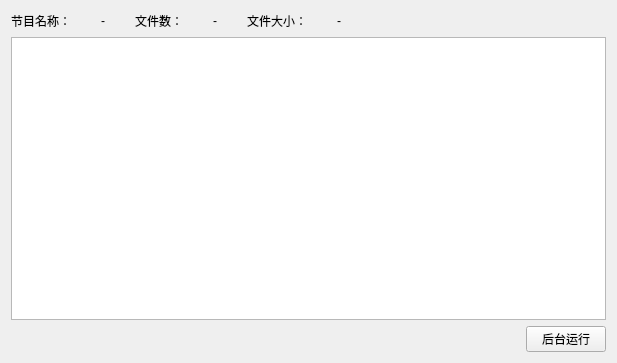
<?xml version="1.0" encoding="UTF-8"?>
<ui version="4.0">
 <class>TransferTableWidget</class>
 <widget class="QWidget" name="TransferTableWidget">
  <property name="geometry">
   <rect>
    <x>0</x>
    <y>0</y>
    <width>617</width>
    <height>363</height>
   </rect>
  </property>
  <property name="windowTitle">
   <string>Form</string>
  </property>
  <layout class="QGridLayout" name="gridLayout">
   <item row="0" column="0">
    <layout class="QHBoxLayout" name="horizontalLayout_5">
     <property name="spacing">
      <number>30</number>
     </property>
     <item>
      <layout class="QHBoxLayout" name="horizontalLayout_4">
       <item>
        <widget class="QLabel" name="label">
         <property name="text">
          <string>节目名称：</string>
         </property>
        </widget>
       </item>
       <item>
        <widget class="QLabel" name="labelName">
         <property name="text">
          <string>-</string>
         </property>
        </widget>
       </item>
      </layout>
     </item>
     <item>
      <layout class="QHBoxLayout" name="horizontalLayout_3">
       <item>
        <widget class="QLabel" name="label_3">
         <property name="text">
          <string>文件数：</string>
         </property>
        </widget>
       </item>
       <item>
        <widget class="QLabel" name="labelNumber">
         <property name="text">
          <string>-</string>
         </property>
        </widget>
       </item>
      </layout>
     </item>
     <item>
      <layout class="QHBoxLayout" name="horizontalLayout_2">
       <item>
        <widget class="QLabel" name="label_2">
         <property name="text">
          <string>文件大小：</string>
         </property>
        </widget>
       </item>
       <item>
        <widget class="QLabel" name="labelSize">
         <property name="text">
          <string>-</string>
         </property>
        </widget>
       </item>
      </layout>
     </item>
    </layout>
   </item>
   <item row="0" column="1">
    <spacer name="horizontalSpacer_2">
     <property name="orientation">
      <enum>Qt::Horizontal</enum>
     </property>
     <property name="sizeHint" stdset="0">
      <size>
       <width>368</width>
       <height>20</height>
      </size>
     </property>
    </spacer>
   </item>
   <item row="1" column="0" colspan="2">
    <widget class="QTableView" name="tableView"/>
   </item>
   <item row="2" column="0" colspan="2">
    <layout class="QHBoxLayout" name="horizontalLayout">
     <item>
      <spacer name="horizontalSpacer">
       <property name="orientation">
        <enum>Qt::Horizontal</enum>
       </property>
       <property name="sizeHint" stdset="0">
        <size>
         <width>248</width>
         <height>20</height>
        </size>
       </property>
      </spacer>
     </item>
     <item>
      <widget class="QPushButton" name="btnOk">
       <property name="text">
        <string>后台运行</string>
       </property>
      </widget>
     </item>
    </layout>
   </item>
  </layout>
 </widget>
 <resources/>
 <connections/>
</ui>
